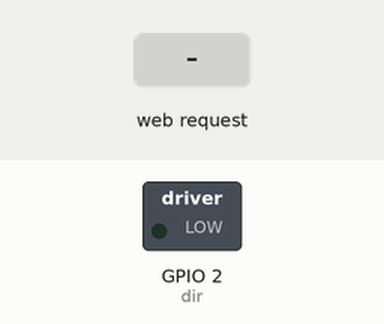
The sketch below on a simulated ESP8266 (NodeMCU). Parts: switched loads named in the sketch (green lamp = pin HIGH). The test bench sets the inputs (shaded band). Pins used as bus, display or sensor lines are not drawn; what the sketch prints to the serial monitor is not drawn.

Above: at 2.2 s.
2.3 s: HTTP request GET /Forward received
At 3.1 s:
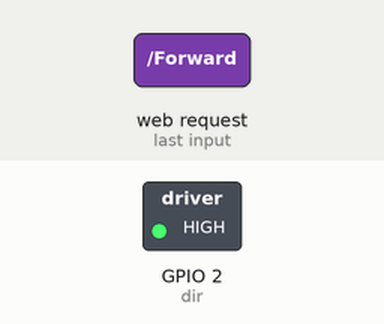
3.8 s: HTTP request GET /Backward received
At 6.4 s:
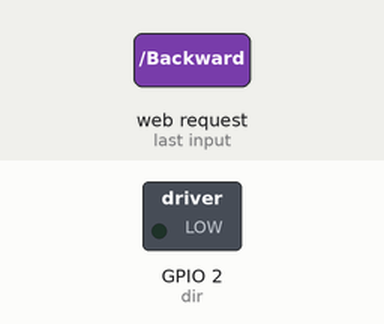
6.8 s: HTTP request GET /Center received
At 9.7 s:
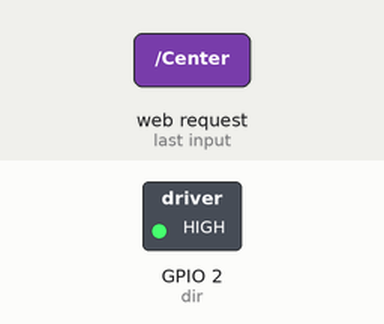
Timing chart, 0 to 11.2 s (numbered marks = the images above; inputs shaded):
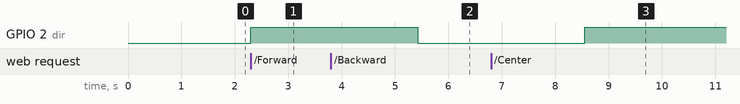

The sketch:

ESP8266_V4.ino
```cpp
#include <ESP8266WiFi.h>
#include <WiFiClient.h>
#include <ESP8266WebServer.h>
//#include <ESP8266mDNS.h>
/* Set these to your desired credentials. */
const char *ssid = "ALS Shower Project";
const char *password = "GROUPG";

ESP8266WebServer server(80);

int i = 0;
int pos = 0;
int steps = 0;
const int stepping = 0;
const int dir = 2;


String webPage = "<html> <head> <style> button {   background-color: #000000;  padding: 12px 28px;   width: 100%;  height: 33%;  border-radius: 8px;   border: 0px;  font-size: 20px;  color: white;   } h1 {  text-align: center;   }</style> </head> <body> <h1>ALS Shower Control</h1>  <p><button onmousedown=location.href=\"/Forward\">Forward</button></p> <p><button onmousedown=location.href=\"/Backward\">Backward</button></p><p><button onmousedown=location.href=\"/Center\">Center</button></p> </body> </html>";
void handleRoot () {
 server.send(200, "text/html", webPage);
}

void setup() {
	delay(1000);
	Serial.begin(115200);
	Serial.println();
	Serial.print("Configuring access point...");
	/* You can remove the password parameter if you want the AP to be open. */
	WiFi.softAP(ssid, password);

	IPAddress myIP = WiFi.softAPIP();
	Serial.print("AP IP address: ");
	Serial.println(myIP);
	server.on("/", handleRoot);
	server.begin();
	Serial.println("HTTP server started");
  pinMode(stepping, OUTPUT);
  pinMode(dir, OUTPUT);

//****************************
server.on("/", handleRoot);
  server.on("/Forward", [](){
    server.send(200, "text/html", webPage);
   if (pos < 4)
   {
   Go_Forward(3100);
   pos++;
   }
   else
   {
   Go_Forward(0);
   }
  });

    server.on("/Center", [](){
    server.send(200, "text/html", webPage);

   if (pos == 0)
   {
    Go_Forward(6200);
    pos = 2;
   }
   else if (pos == 1)
   {
   Go_Forward(3100);
   pos = 2;
   }

  else if (pos == 3)
   {
   Go_Backward(3100);
   pos = 2;
   }

else if (pos == 4)
   {
   Go_Backward(6200);
   pos = 2;
   }
  });

  server.on("/Backward", [](){
    server.send(200, "text/html", webPage);
    if (pos > 0)
    {
   Go_Backward(3100);
   pos--;
    }
    else {
    Go_Backward(0);  }
  });
}


void Go_Forward (int steps)
{
digitalWrite(dir, HIGH); //Rotate stepper motor in clock wise direction

          for( i=1;i<=steps;i++){
          digitalWrite(stepping, HIGH);

          digitalWrite(stepping, LOW);
          delay(1);}
}

void Go_Backward(int steps)
{
digitalWrite(dir, LOW); //Rotate stepper motor in anti clock wise direction

          for( i=1;i<=steps;i++){
          digitalWrite(stepping, HIGH);

          digitalWrite(stepping, LOW);
          delay(1);}
}
void loop() {
	server.handleClient();
}
```

Measured:
- after the input at 2.3 s, GPIO 2 (dir): LOW → HIGH at once
- after the input at 3.8 s, GPIO 2 (dir): HIGH → LOW after 1.6 s
- after the input at 6.8 s, GPIO 2 (dir): LOW → HIGH after 1.8 s
